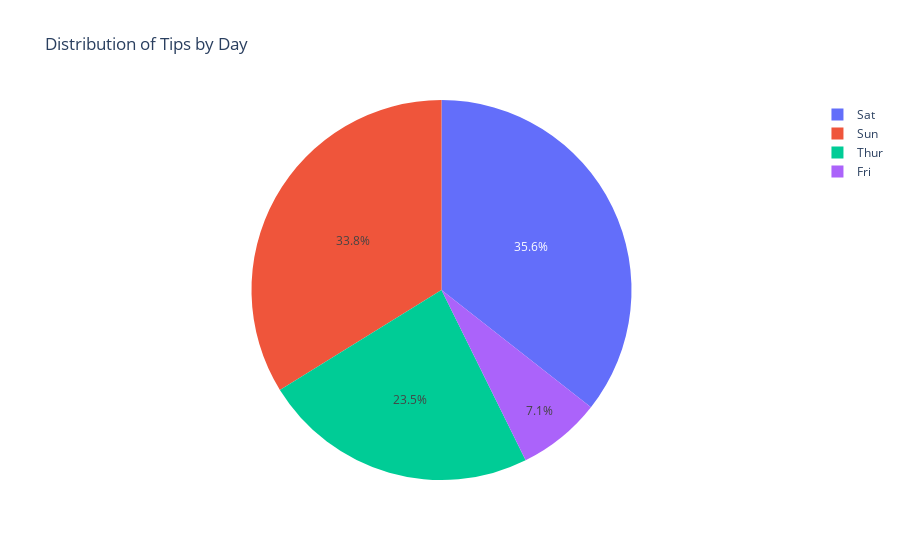

Write notebook code for a chart like this one.
### Code cell
import plotly.express as px

# Demo dataset
df = px.data.tips()

# Pie chart
fig = px.pie(df, values='tip', names='day', title='Distribution of Tips by Day')
fig.show()

### Figure 1 — Plotly figure (JSON) as saved in the notebook; plotly's stock layout.template omitted (floating-point values rounded to 4 significant figures; data arrays with more than 128 entries replaced by an {"elided": "..."} marker saying what was removed)
{"data": [{"domain": {"x": [0, 1], "y": [0, 1]}, "hovertemplate": "day=%{label}<br>tip=%{value}<extra></extra>", "labels": {"elided": "244 str values"}, "legendgroup": "", "name": "", "showlegend": true, "type": "pie", "values": {"elided": "244 float values"}}], "layout": {"autosize": true, "legend": {"tracegroupgap": 0}, "title": {"text": "Distribution of Tips by Day"}}}
